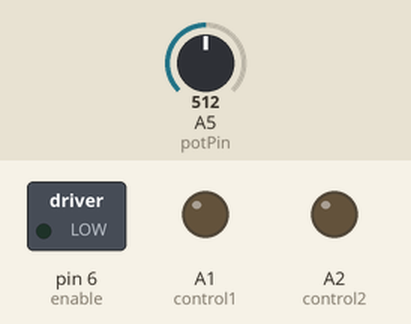
Recording of a sketch running on a simulated Arduino Uno, built with avr-gcc and run on an emulated ATmega328P. Shown: switched loads named in the sketch (green lamp = pin HIGH), output pins drawn as LEDs (lit = HIGH). The test bench sets the inputs (shaded band); at power-on: A5 (potPin) = 512. What the sketch prints to the serial monitor is not drawn.

Above: at 1.2 s.
1.3 s: A5 (potPin) set to 716
At 1.7 s:
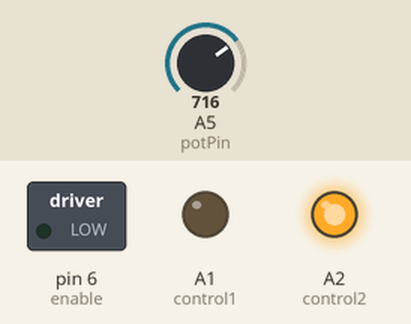
2.8 s: A5 (potPin) set to 715
At 3.2 s:
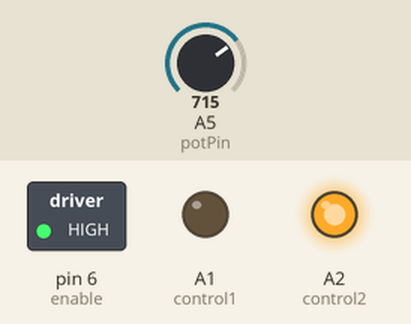
4.3 s: A5 (potPin) set to 511
At 5.5 s:
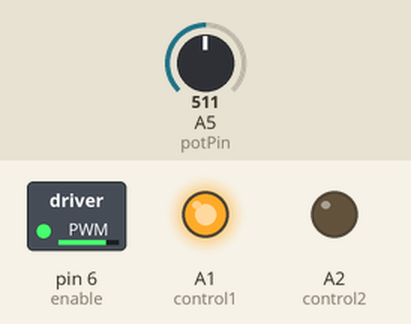
5.8 s: A5 (potPin) set to 0
At 6.2 s:
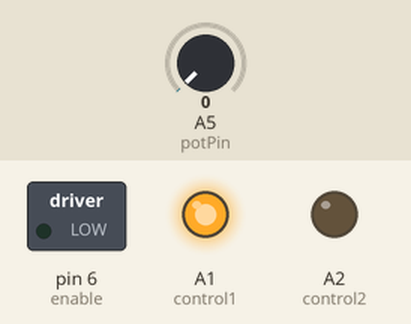
Timing chart, 0 to 8.3 s (numbered marks = the images above; inputs shaded):
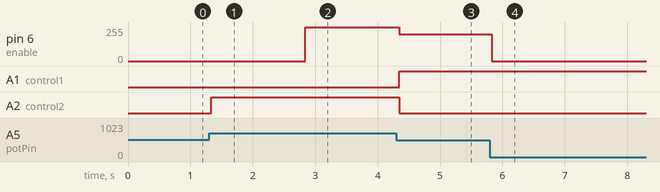

The sketch:

invertedPendulum_v2.ino
```cpp
const int enable = 6;
const int control1 = A1;
const int control2 = A2;
const int potPin = A5;

 int potMin;
 int potMax;
 int setPoint;
const int minSpeed = 200;
const int scalingFactor = setPoint;

void setup() {
  // put your setup code here, to run once:

  pinMode( enable, OUTPUT);
  pinMode( control1, OUTPUT);
  pinMode( control2, OUTPUT);

  setPoint = analogRead(potPin);

  Serial.begin(9600);

}

void loop() {
  // put your main code here, to run repeatedly:

  int potValue = analogRead(potPin);

  Serial.print(potValue);
  Serial.print("\t");

  if (potValue < potMin ) {
    potMin = potValue;
  }

  if (potValue > potMax ) {
    potMax = potValue;
  }

  int error = setPoint - potValue;

  Serial.print(potMin);
  Serial.print("\t");
  Serial.print(potMax);
  Serial.print("\t");
  Serial.print(error);
  Serial.print("\t");

  if (error < 0) {
    int speed = map (abs(error), 0, potMax - setPoint, minSpeed, 256);
    Serial.print(speed);
    Serial.print("\t");
    Serial.println("Left");
    motorLeft(speed);
  }

  if (error > 0) {
    int speed = map (abs(error), 0, setPoint - potMin, minSpeed, 256);
    Serial.print(speed);
    Serial.print("\t");
    Serial.println("Right");
    motorRight(speed);
  }

}

void motorOff() {
  digitalWrite( enable, LOW);
  digitalWrite( control1, LOW);
  digitalWrite( control2, LOW);
}

void motorLeft(int speed) {
  analogWrite( enable, speed);
  digitalWrite( control1, LOW);
  digitalWrite( control2, HIGH);
}
void motorRight(int speed) {
  analogWrite( enable, speed);
  digitalWrite( control1, HIGH);
  digitalWrite( control2, LOW);
}
```

Measured:
- the behaviour switches between 716 and 715 on A5 (potPin) (found by bisection; images 1 and 2)
- after the input at 1.3 s, A2 (control2): LOW → HIGH at once
- after the input at 2.8 s, pin 6 (enable): 0/255 → 255/255 at once
- after the input at 4.3 s, pin 6 (enable): 255/255 → 200/255 after 0.05 s; A1 (control1): LOW → HIGH after 0.05 s; A2 (control2): HIGH → LOW after 0.05 s
- after the input at 5.8 s, pin 6 (enable): 200/255 → 0/255 at once
